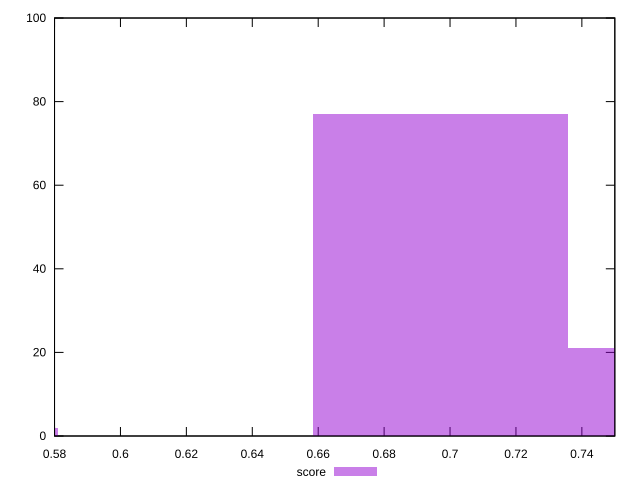

Recreate this plot in gnuplot.
reset

$score <<EOF
0.5421876031071166 2
0.697098346852007 77
0.7745537187244522 21
EOF

set key outside below
set boxwidth 0.07745537187244522
set xrange [0.58:0.75]
set yrange [0:100]
set trange [0:100]
set style fill transparent solid 0.5 noborder
set terminal svg size 640, 490 enhanced background rgb 'white'
set output "reports/report_00031_2021-02-24T23-18-18.084Z/unused-css-rules/samples/astro/score/histogram.svg"

plot $score title "score" with boxes

reset
